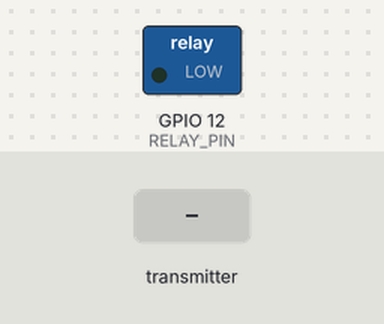
Simulated run of this sketch. Board: ESP8266 (NodeMCU). On the bench: switched loads named in the sketch (green lamp = pin HIGH). Inputs (shaded band) come from the test bench. What the sketch prints to the serial monitor is not drawn.

Above: at 1.2 s.
1.3 s: the transmitter starts sending command = 1
At 2.4 s:
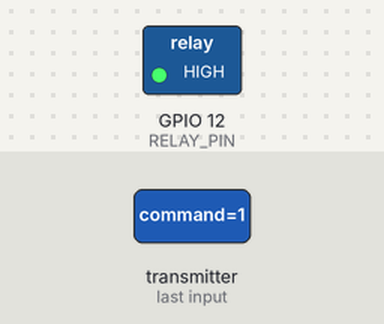
2.8 s: the transmitter starts sending command = 0
At 3.5 s:
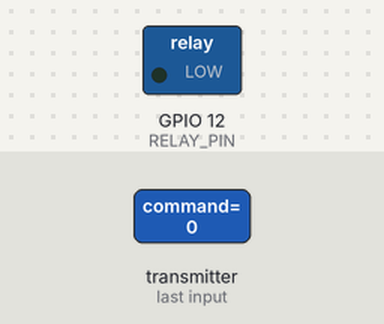
Timing chart, 0 to 5.8 s (numbered marks = the images above; inputs shaded):
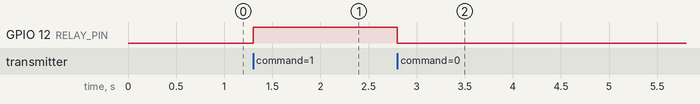

The sketch:

ESPMeshNode.ino
```cpp
#include <ESP8266WiFi.h>
#include <espnow.h>

#define RELAY_PIN 12  // Define the GPIO pin where the relay is connected
bool command = 0;

// Callback function that will be executed when data is received
void OnDataRecv(uint8_t * mac, uint8_t *incomingData, uint8_t len) {
  if (len == sizeof(command)) {
    // Copy the boolean data directly into the command variable
    memcpy(&command, incomingData, sizeof(command));
    Serial.print("Boolean received: ");
    Serial.println(command ? "ON" : "OFF");
  } else {
    Serial.println("Unexpected data length received.");
  }
}

void setup() {
  // Initialize Serial Monitor
  Serial.begin(115200);

  // Set device as a Wi-Fi Station
  WiFi.mode(WIFI_STA);

  // Init ESP-NOW
  if (esp_now_init() != 0) {
    Serial.println("Error initializing ESP-NOW");
    return;
  }

  pinMode(RELAY_PIN, OUTPUT);
  digitalWrite(RELAY_PIN, LOW); // Initialize relay to OFF

  // Register for recv callback to get received packet info
  esp_now_set_self_role(ESP_NOW_ROLE_SLAVE);
  esp_now_register_recv_cb(OnDataRecv);
}

void loop() {
  // Control the relay based on the command received
  if (command) {
    digitalWrite(RELAY_PIN, HIGH);  // Turn on relay
    Serial.println("Relay ON");
  } else {
    digitalWrite(RELAY_PIN, LOW);   // Turn off relay
    Serial.println("Relay OFF");
  }
}
```

Measured:
- after the input at 1.3 s, GPIO 12 (RELAY_PIN): LOW → HIGH at once
- after the input at 2.8 s, GPIO 12 (RELAY_PIN): HIGH → LOW at once
